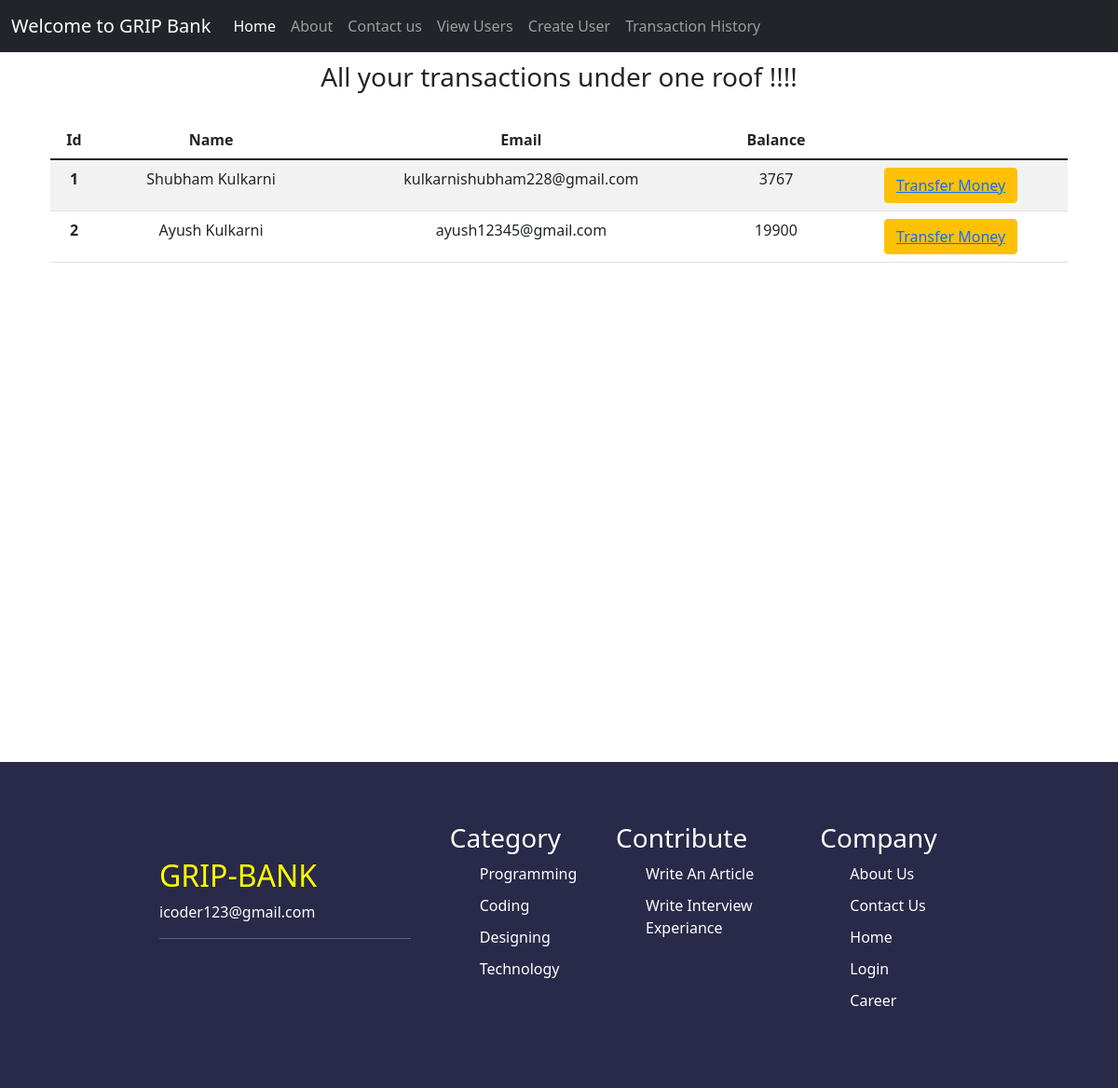
The app's page /viewUsers/ with its own data.
### bank/models.py (models this page shows)
class User(models.Model):
    name = models.CharField(max_length=50,blank=False,null=False)
    email = models.CharField(max_length=100,blank=False,null=False)
    bank_balance = models.IntegerField(default=0)

### bank/views.py (the view)
# urls.py: path("viewUsers/",views.viewUsers,name="viewUsers"),
def viewUsers(request):
    users = User.objects.all()
    return render(request,'view_users.html',{"users":users})

### bank/templates/view_users.html (shortened to what this page needs)
<!DOCTYPE html>
<html lang="en">
  <head>
    {% load static %}
    <link
      href="https://cdn.jsdelivr.net/npm/bootstrap@5.1.3/dist/css/bootstrap.min.css"
      rel="stylesheet"
    />
    <link rel="stylesheet" href="{%static 'css/style.css' %}" />
    <link rel="stylesheet" href="{%static 'css/footer.css' %}">
  </head>
  <body>
    <nav class="navbar sticky-top navbar-expand-lg navbar-dark bg-dark">
      <div class="container-fluid">
        <a class="navbar-brand" href="#"> Welcome to GRIP Bank</a>
        <div class="collapse navbar-collapse" id="navbarSupportedContent">
          <ul class="navbar-nav me-auto mb-2 mb-lg-0">
            <li class="nav-item">
              <a class="nav-link active" aria-current="page" href="/"> Home </a>
            </li>
            <li class="nav-item">
              <a class="nav-link" href="/aboutUs/"> About </a>
            </li>
            <li class="nav-item">
              <a class="nav-link" href="/contactUs/"> Contact us </a>
            </li>
            <li class="nav-item">
              <a class="nav-link" href="/viewUsers/"
                >View Users</a
              >
            </li>
            <li class="nav-item">
              <a class="nav-link" href="/createUser/"> Create User</a>
            </li>
            <li class="nav-item">
              <a class="nav-link" href="/transactionHistory/"> Transaction History </a>
            </li>
          </ul>
        </div>
      </div>
    </nav>
    <div class="container" style="text-align: center">
      <h3 style="margin: 10px">All your transactions under one roof !!!!</h3>
      <div
        class="container"
        style="margin-top: 30px; height: 80vh; overflow: scroll"
      >
        <table class="table table-striped">
          <thead>
            <tr>
              <th scope="col">Id</th>
              <th scope="col">Name</th>
              <th scope="col">Email</th>
              <th scope="col">Balance</th>
            </tr>
          </thead>
          <tbody>
          {% for user in users%}
            <tr>
              <th scope="row">{{user.id}}</th>
              <td>{{user.name}}</td>
              <td>{{user.email}}</td>
              <td>{{user.bank_balance}}</td>
              <td>
                <button class="btn btn-warning">
                  <a
                    href="/makeTransaction/{{user.id}}/"
                    id="m{{user.id}}"
                    class="link1"
                    >Transfer Money</a
                  >
                </button>
              </td>
            </tr>
          {% endfor %}
          </tbody>
        </table>
      </div>
    </div>
   <footer>
    <div class=" container-fluid  footer mt-5">
      <div class="row w-100 d-flex  flex justify-content-center">
        <div class="col-md-3 col-6 d-flex  flex-column justify-content-center">
              <div>
                <h2 style="color: yellow;">GRIP-BANK</h2>
                <p>icoder123@gmail.com</p>
                <hr>
              </div>
              <div>
                <br/>
              </div>
        </div>
        <div class="col-md-2 col-6 d-flex justify-content-center">
            <div>
          <h3 >Category</h3>
          <ul class="topics-category-list common-property">
            <li>Programming</li>
            <li>Coding</li>
            <li>Designing</li>
            <li> Technology</li>
          </ul>
        </div>
        </div>
        <div class="col-md-2 col-6 d-flex justify-content-center ">
            <div>
          <h3>Contribute</h3>
          <ul class="contribute-list common-property">
              <li>Write An Article</li>
              <li>Write Interview Experiance</li>
            </ul>
        </div>
    </div>
        <div class="col-md-2 col-6 d-flex justify-content-center">
            <div>
            <h3 >Company</h3>
            <ul class="company common-property">
                <li>About Us</li>
                <li> Contact Us</li>
                <li>Home</li>
                <li>Login</li>
                <li> Career</li>
            </ul>
        </div>
        </div>
      </div>
    </div>
  </footer>
  </body>
</html>

### bank/static/css/footer.css (style rules this page uses)
.footer { min-height: 350px; width: 100%; background-color: rgb(41, 41, 73); display: flex; justify-content: center; align-items: center; color: white; }
.contribute-list { list-style: none; }
.common-property li { margin-top: 10px; font-size: 16px; }
.contribute-list li { margin-top: 10px; font-size: 16px; }
.topics-category-list li { margin-top: 10px; font-size: 16px; }
.topics-category-list { list-style: none; }
.company li { margin-top: 10px; font-size: 16px; }
.company { list-style: none; }

### records on screen
User: id "1", name "Shubham Kulkarni", email "kulkarnishubham228@gmail.com", bank_balance "3767"
User: id "2", name "Ayush Kulkarni", email "ayush12345@gmail.com", bank_balance "19900"
